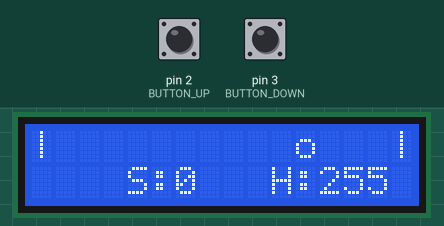
This sketch was run on a simulated Arduino Uno, built with avr-gcc and run on an emulated ATmega328P. Shown: 16×2 character LCD. The test bench sets the inputs (shaded band); at power-on: pin 3 (BUTTON_DOWN) HIGH, pin 2 (BUTTON_UP) HIGH.

Above: at 2.2 s.
2.3 s: pin 3 (BUTTON_DOWN) pulled LOW for 0.15 s
At 2.67 s:
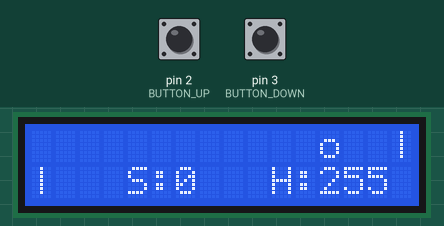
3.0 s: pin 2 (BUTTON_UP) pulled LOW for 1 s
At 5.2 s:
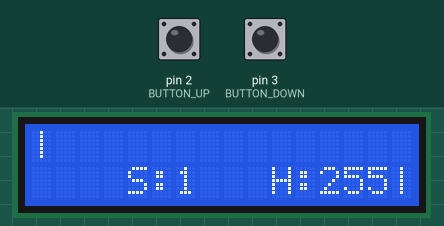
7.0 s: pin 3 (BUTTON_DOWN) pulled LOW for 1 s
At 7.4 s:
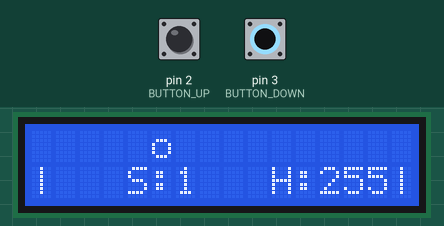
8.6 s: pin 2 (BUTTON_UP) pulled LOW for 0.15 s
At 20.9 s:
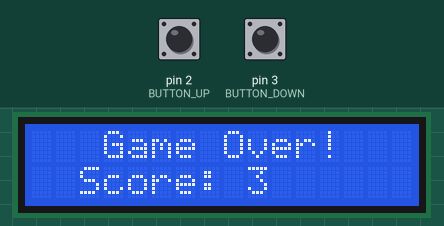
Timing chart, 0 to 21.7 s (numbered marks = the images above; inputs shaded):
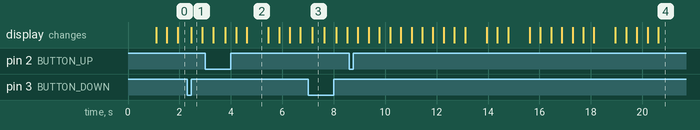

The sketch:

arduino_pong.ino
```cpp
#include <LiquidCrystal_I2C.h>
#include <EEPROM.h>

// --- LCD Setup (adjust I2C address if needed) ---
LiquidCrystal_I2C lcd(0x27, 16, 2);

// --- Pin Definitions ---
const int BUTTON_UP = 2;
const int BUTTON_DOWN = 3;

// --- Game State Variables ---
int ballX = 8;
int ballY = 0;
int ballDirX = 1;  // Ball moving right
int ballDirY = 1;  // Ball moving down

int paddleLeftY = 0;
int paddleRightY = 0;

unsigned long lastUpdate = 0;
int score = 0;
int highScore = 0;

// --- Constants ---
const int paddleHeight = 1;
const int fieldWidth = 16;
const int fieldHeight = 2;
const int updateInterval = 400; // ms between updates

void setup() {
  Serial.begin(9600);

  // LCD setup
  lcd.init();
  lcd.backlight();
  lcd.clear();

  // Button setup
  pinMode(BUTTON_UP, INPUT_PULLUP);
  pinMode(BUTTON_DOWN, INPUT_PULLUP);

  // Read high score from EEPROM
  highScore = EEPROM.read(0);

  lcd.setCursor(0, 0);
  lcd.print("Arduino Pong");
  delay(1000);
  lcd.clear();
}

void loop() {
  // Read buttons
  if (digitalRead(BUTTON_UP) == LOW) {
    if (paddleLeftY > 0) paddleLeftY--;
    delay(150); // debounce
  }

  if (digitalRead(BUTTON_DOWN) == LOW) {
    if (paddleLeftY < fieldHeight - paddleHeight) paddleLeftY++;
    delay(150); // debounce
  }

  // Update game state
  if (millis() - lastUpdate >= updateInterval) {
    updateGame();
    lastUpdate = millis();
  }
}

void updateGame() {
  // Move the ball
  ballX += ballDirX;
  ballY += ballDirY;

  // Bounce off top/bottom
  if (ballY < 0 || ballY >= fieldHeight) {
    ballDirY *= -1;
    ballY += ballDirY;
  }

  // Check for paddle collisions
  if (ballX == 1 && ballY == paddleLeftY) {
    ballDirX = 1;
    score++;
  } else if (ballX == fieldWidth - 2 && ballY == paddleRightY) {
    ballDirX = -1;
    score++;
  }

  // AI movement (basic logic)
  if (ballDirX == 1 && ballX >= 12) { // ball approaching right paddle
    if (paddleRightY < ballY) paddleRightY++;
    else if (paddleRightY > ballY) paddleRightY--;
  }

  // Game over if ball escapes
  if (ballX < 0 || ballX >= fieldWidth) {
    gameOver();
    return;
  }

  drawGame();
}

void drawGame() {
  lcd.clear();

  // Left paddle
  lcd.setCursor(0, paddleLeftY);
  lcd.print("|");

  // Right paddle (AI)
  lcd.setCursor(fieldWidth - 1, paddleRightY);
  lcd.print("|");

  // Ball
  lcd.setCursor(ballX, ballY);
  lcd.print("o");

  // Score
  lcd.setCursor(4, 1);
  lcd.print("S:");
  lcd.print(score);

  lcd.setCursor(10, 1);
  lcd.print("H:");
  lcd.print(highScore);
}

void gameOver() {
  lcd.clear();
  lcd.setCursor(3, 0);
  lcd.print("Game Over!");

  lcd.setCursor(2, 1);
  lcd.print("Score: ");
  lcd.print(score);
  delay(2000);

  // Save high score
  if (score > highScore) {
    highScore = score;
    EEPROM.write(0, highScore);
  }

  // Reset game
  score = 0;
  ballX = 8;
  ballY = 0;
  ballDirX = 1;
  ballDirY = 1;
  paddleLeftY = 0;
  paddleRightY = 0;

  lcd.clear();
}
```

Measured:
- after the input at 2.3 s, the display: changes after 0.17 s (image 1)
- after the input at 7.0 s, the display: changes after 0.17 s (image 3)
- what the display in image 1 shows lasts 0.4 s, from 2.5 s to 2.9 s
- what the display in image 2 shows lasts 0.9 s, from 4.6 s to 5.5 s
- what the display in image 3 shows lasts 0.4 s, from 7.2 s to 7.6 s
